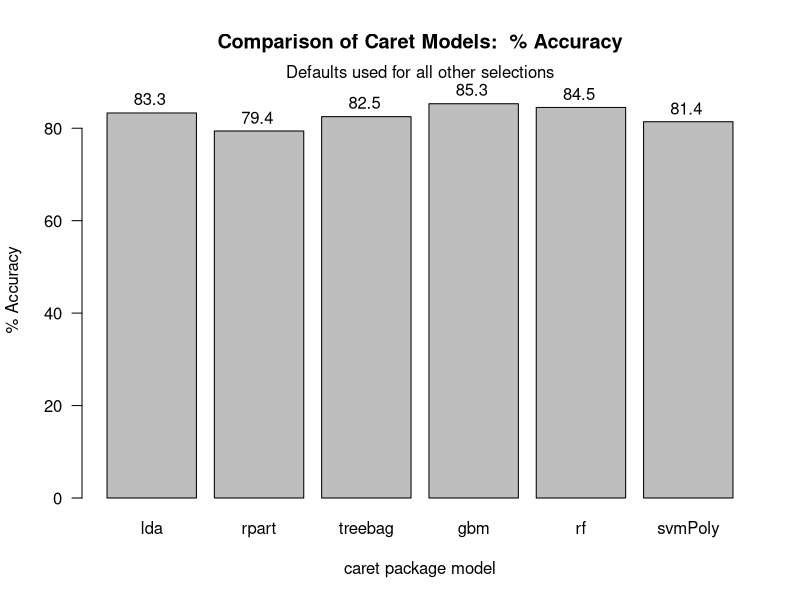

Reproduce this figure in R.
## ---- chunk 1
accuracy <- c(83.3, 79.4, 82.5, 85.3, 84.5, 81.4)
models   <- c("lda", "rpart", "treebag", "gbm", "rf", "svmPoly")

barplot(accuracy, las=1, names.arg=models, ylim=c(0,90),
        main="Comparison of Caret Models:  % Accuracy",
        xlab="caret package model", ylab="% Accuracy")
text(0.5 + 1.2 * 0:(length(models)-1), accuracy+3, accuracy, adj=0)
mtext("Defaults used for all other selections")        
